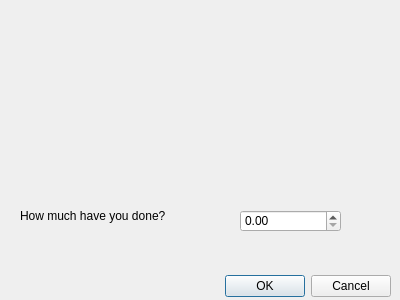
<?xml version="1.0" encoding="UTF-8"?>
<ui version="4.0">
 <class>Dialog</class>
 <widget class="QDialog" name="Dialog">
  <property name="geometry">
   <rect>
    <x>0</x>
    <y>0</y>
    <width>400</width>
    <height>300</height>
   </rect>
  </property>
  <property name="windowTitle">
   <string>Dialog</string>
  </property>
  <widget class="QDialogButtonBox" name="buttonBox">
   <property name="geometry">
    <rect>
     <x>50</x>
     <y>270</y>
     <width>341</width>
     <height>32</height>
    </rect>
   </property>
   <property name="orientation">
    <enum>Qt::Horizontal</enum>
   </property>
   <property name="standardButtons">
    <set>QDialogButtonBox::Cancel|QDialogButtonBox::Ok</set>
   </property>
  </widget>
  <widget class="QWidget" name="verticalLayoutWidget">
   <property name="geometry">
    <rect>
     <x>0</x>
     <y>0</y>
     <width>401</width>
     <height>171</height>
    </rect>
   </property>
   <layout class="QVBoxLayout" name="verticalLayout">
    <item>
     <widget class="QLabel" name="nameLabel">
      <property name="text">
       <string/>
      </property>
     </widget>
    </item>
    <item>
     <widget class="QLabel" name="deadlineLabel">
      <property name="text">
       <string/>
      </property>
     </widget>
    </item>
    <item>
     <widget class="QLabel" name="repeatLabel">
      <property name="text">
       <string/>
      </property>
     </widget>
    </item>
    <item>
     <widget class="QLabel" name="amountLabel">
      <property name="text">
       <string/>
      </property>
     </widget>
    </item>
   </layout>
  </widget>
  <widget class="QLabel" name="label">
   <property name="geometry">
    <rect>
     <x>20</x>
     <y>190</y>
     <width>231</width>
     <height>51</height>
    </rect>
   </property>
   <property name="text">
    <string>How much have you done?</string>
   </property>
  </widget>
  <widget class="QDoubleSpinBox" name="howMuch">
   <property name="geometry">
    <rect>
     <x>240</x>
     <y>210</y>
     <width>101</width>
     <height>22</height>
    </rect>
   </property>
  </widget>
 </widget>
 <resources/>
 <connections>
  <connection>
   <sender>buttonBox</sender>
   <signal>accepted()</signal>
   <receiver>Dialog</receiver>
   <slot>accept()</slot>
   <hints>
    <hint type="sourcelabel">
     <x>248</x>
     <y>254</y>
    </hint>
    <hint type="destinationlabel">
     <x>157</x>
     <y>274</y>
    </hint>
   </hints>
  </connection>
  <connection>
   <sender>buttonBox</sender>
   <signal>rejected()</signal>
   <receiver>Dialog</receiver>
   <slot>reject()</slot>
   <hints>
    <hint type="sourcelabel">
     <x>316</x>
     <y>260</y>
    </hint>
    <hint type="destinationlabel">
     <x>286</x>
     <y>274</y>
    </hint>
   </hints>
  </connection>
 </connections>
</ui>
